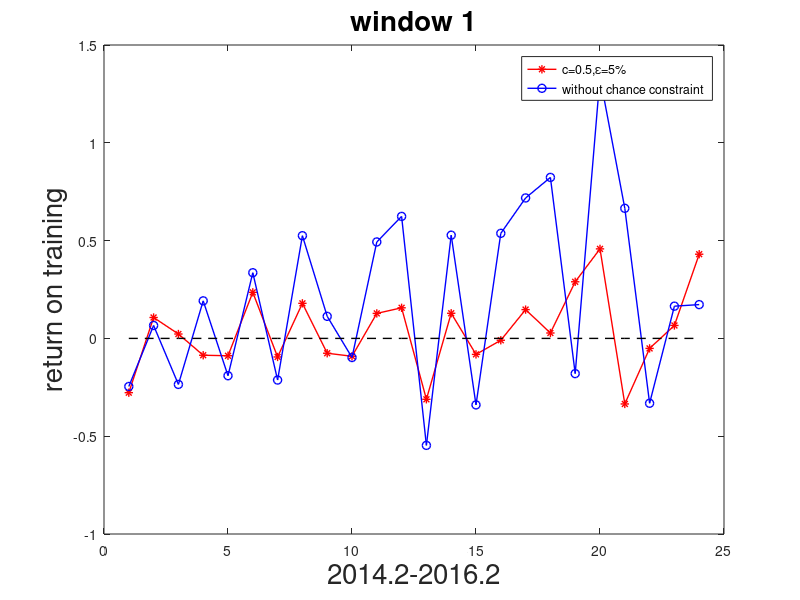
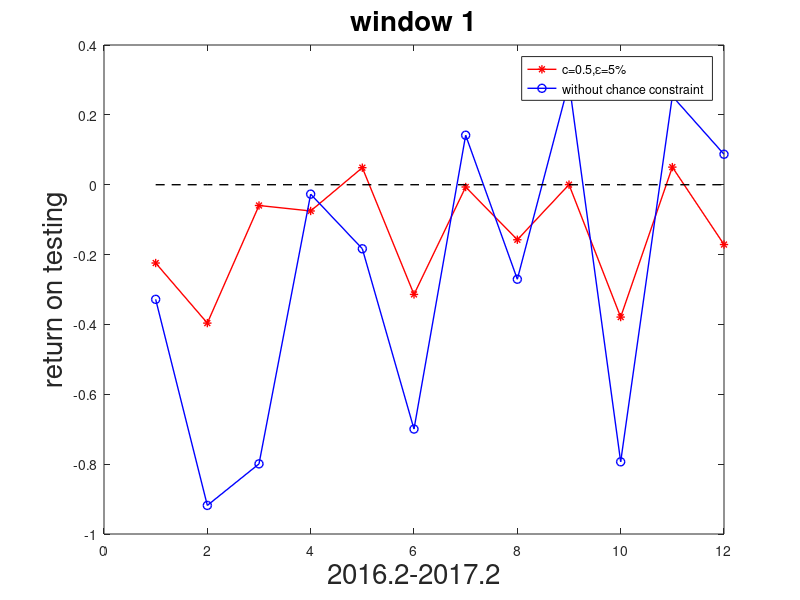
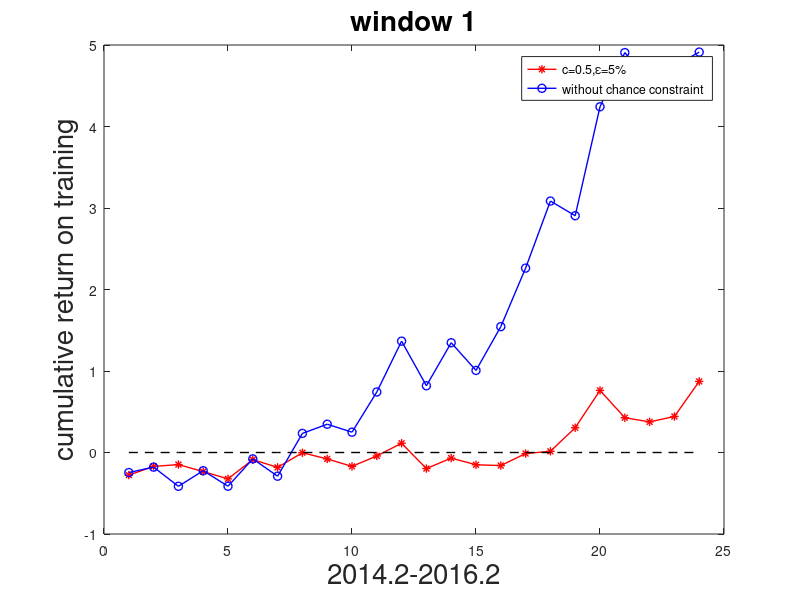
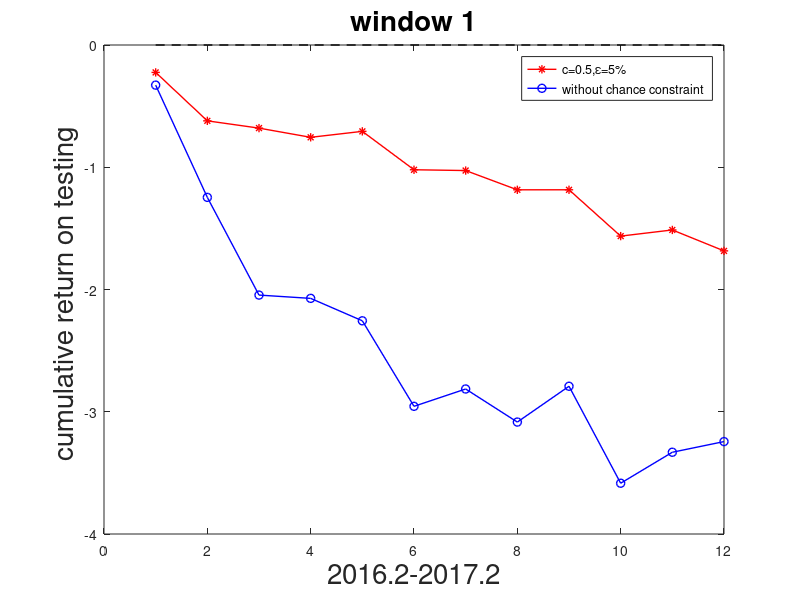

The MATLAB source for these figures, in order: (Note: this script raises an error after producing the figures.)

clear;
load a_train_risk_w1.mat
load a_test_risk_w1.mat
load c_train_risk_w1.mat
load c_test_risk_w1.mat

figure(1)
month_size = 1:24;
xy = zeros(24,1);
plot(month_size,-1*a_train_risk_w1,'-*r','LineWidth',1)
hold on 
plot(month_size,-1*c_train_risk_w1,'-ob','LineWidth',1)
hold on 
plot(month_size,xy,'--k','LineWidth',1)
legend('c=0.5,\epsilon=5%','without chance constraint')
xlabel('2014.2-2016.2','fontsize',20)
title('window 1','fontsize',20)
ylabel('return on training','fontsize',20)


figure(2)
month_size = 1:12;
xy = zeros(12,1);
plot(month_size,-1*a_test_risk_w1,'-*r','LineWidth',1)
hold on 
plot(month_size,-1*c_test_risk_w1,'-ob','LineWidth',1)
hold on 
plot(month_size,xy,'--k','LineWidth',1)
legend('c=0.5,\epsilon=5%','without chance constraint')
xlabel('2016.2-2017.2','fontsize',20)
title('window 1','fontsize',20)
ylabel('return on testing','fontsize',20)

figure(3)
month_size = 1:24;
xy = zeros(24,1);
plot(month_size,cumsum(-1*a_train_risk_w1),'-*r','LineWidth',1)
hold on 
plot(month_size,cumsum(-1*c_train_risk_w1),'-ob','LineWidth',1)
hold on 
plot(month_size,xy,'--k','LineWidth',1)
legend('c=0.5,\epsilon=5%','without chance constraint')
xlabel('2014.2-2016.2','fontsize',20)
title('window 1','fontsize',20)
ylabel('cumulative return on training','fontsize',20)

figure(4)
month_size = 1:12;
xy = zeros(12,1);
plot(month_size,cumsum(-1*a_test_risk_w1),'-*r','LineWidth',1)
hold on 
plot(month_size,cumsum(-1*c_test_risk_w1),'-ob','LineWidth',1)
hold on 
plot(month_size,xy,'--k','LineWidth',1)
legend('c=0.5,\epsilon=5%','without chance constraint')
xlabel('2016.2-2017.2','fontsize',20)
title('window 1','fontsize',20)
ylabel('cumulative return on testing ','fontsize',20)

clear;
load a_train_risk_w2.mat
load a_test_risk_w2.mat
load c_train_risk_w2.mat
load c_test_risk_w2.mat
figure(5)
month_size = 1:24;
xy = zeros(24,1);
plot(month_size,-1*a_train_risk_w2,'-*r','LineWidth',1)
hold on 
plot(month_size,-1*c_train_risk_w2,'-ob','LineWidth',1)
hold on 
plot(month_size,xy,'--k','LineWidth',1)
legend('c=0.5,\epsilon=5%','without chance constraint')
xlabel('2015.2-2017.2','fontsize',20)
title('window 2','fontsize',20)
ylabel('return on training ','fontsize',20)

figure(6)
month_size = 1:12;
xy = zeros(12,1);
plot(month_size,-1*a_test_risk_w2,'-*r','LineWidth',1)
hold on 
plot(month_size,-1*c_test_risk_w2,'-ob','LineWidth',1)
hold on 
plot(month_size,xy,'--k','LineWidth',1)
legend('c=0.5,\epsilon=5%','without chance constraint')
xlabel('2017.2-2018.2','fontsize',20)
title('window 2','fontsize',20)
ylabel('return on testing ','fontsize',20)

figure(7)
month_size = 1:24;
xy = zeros(24,1);
plot(month_size,cumsum(-1*a_train_risk_w2),'-*r','LineWidth',1)
hold on 
plot(month_size,cumsum(-1*c_train_risk_w2),'-ob','LineWidth',1)
hold on 
plot(month_size,xy,'--k','LineWidth',1)
legend('c=0.5,\epsilon=5%','without chance constraint')
xlabel('2015.2-2017.2','fontsize',20)
title('window 2','fontsize',20)
ylabel('cumulative return on training ','fontsize',20)

figure(8)
month_size = 1:12;
xy = zeros(12,1);
plot(month_size,cumsum(-1*a_test_risk_w2),'-*r','LineWidth',1)
hold on 
plot(month_size,cumsum(-1*c_test_risk_w2),'-ob','LineWidth',1)
hold on 
plot(month_size,xy,'--k','LineWidth',1)
legend('c=0.5,\epsilon=5%','without chance constraint')
xlabel('2017.2-2018.2','fontsize',20)
title('window 2','fontsize',20)
ylabel('cumulative return on testing ','fontsize',20)

clear;
load a_train_risk_w3.mat
load a_test_risk_w3.mat
load c_train_risk_w3.mat
load c_test_risk_w3.mat

figure(9)
month_size = 1:24;
xy = zeros(24,1);
plot(month_size,-1*a_train_risk_w3,'-*r','LineWidth',1)
hold on 
plot(month_size,-1*c_train_risk_w3,'-ob','LineWidth',1)
hold on 
plot(month_size,xy,'--k','LineWidth',1)
legend('c=0.5,\epsilon=5%','without chance constraint')
xlabel('2016.2-2018.2','fontsize',20)
title('window 3','fontsize',20)
ylabel('return on training ','fontsize',20)

figure(10)
month_size = 1:12;
xy = zeros(12,1);
plot(month_size,-1*a_test_risk_w3,'-*r','LineWidth',1)
hold on 
plot(month_size,-1*c_test_risk_w3,'-ob','LineWidth',1)
hold on 
plot(month_size,xy,'--k','LineWidth',1)
legend('c=0.5,\epsilon=5%','without chance constraint')
xlabel('2018.2-2019.2','fontsize',20)
title('window 3','fontsize',20)
ylabel('return on testing','fontsize',20)

figure(11)
month_size = 1:24;
xy = zeros(24,1);
plot(month_size,cumsum(-1*a_train_risk_w3),'-*r','LineWidth',1)
hold on 
plot(month_size,cumsum(-1*c_train_risk_w3),'-ob','LineWidth',1)
hold on 
plot(month_size,xy,'--k','LineWidth',1)
legend('c=0.5,\epsilon=5%','without chance constraint')
xlabel('2016.2-2018.2','fontsize',20)
title('window 3','fontsize',20)
ylabel('cumulative return on training','fontsize',20)

figure(12)
month_size = 1:12;
xy = zeros(12,1);
plot(month_size,cumsum(-1*a_test_risk_w3),'-*r','LineWidth',1)
hold on 
plot(month_size,cumsum(-1*c_test_risk_w3),'-ob','LineWidth',1)
hold on 
plot(month_size,xy,'--k','LineWidth',1)
legend('c=0.5,\epsilon=5%','without chance constraint')
xlabel('2018.2-2019.2','fontsize',20)
title('window 3','fontsize',20)
ylabel('cumulative return on testing','fontsize',20)


clear;
load a_train_risk_w4.mat
load a_test_risk_w4.mat
load c_train_risk_w4.mat
load c_test_risk_w4.mat
figure(13)
month_size = 1:24;
xy = zeros(24,1);
plot(month_size,-1*a_train_risk_w4,'-*r','LineWidth',1)
hold on 
plot(month_size,-1*c_train_risk_w4,'-ob','LineWidth',1)
hold on 
plot(month_size,xy,'--k','LineWidth',1)
legend('c=0.5,\epsilon=5%','without chance constraint')
xlabel('2017.2-2019.2','fontsize',20)
title('window 4','fontsize',20)
ylabel('return on training','fontsize',20)

figure(14)
month_size = 1:12;
xy = zeros(12,1);
plot(month_size,-1*a_test_risk_w4,'-*r','LineWidth',1)
hold on 
plot(month_size,-1*c_test_risk_w4,'-ob','LineWidth',1)
hold on 
plot(month_size,xy,'--k','LineWidth',1)
legend('c=0.5,\epsilon=5%','without chance constraint')
xlabel('2019.2-2020.2','fontsize',20)
title('window 4','fontsize',20)
ylabel('return on testing','fontsize',20)

figure(15)
month_size = 1:24;
xy = zeros(24,1);
plot(month_size,cumsum(-1*a_train_risk_w4),'-*r','LineWidth',1)
hold on 
plot(month_size,cumsum(-1*c_train_risk_w4),'-ob','LineWidth',1)
hold on 
plot(month_size,xy,'--k','LineWidth',1)
legend('c=0.5,\epsilon=5%','without chance constraint')
xlabel('2017.2-2019.2','fontsize',20)
title('window 4','fontsize',20)
ylabel('cumulative return on training ','fontsize',20)

figure(16)
month_size = 1:12;
xy = zeros(12,1);
plot(month_size,cumsum(-1*a_test_risk_w4),'-*r','LineWidth',1)
hold on 
plot(month_size,cumsum(-1*c_test_risk_w4),'-ob','LineWidth',1)
hold on 
plot(month_size,xy,'--k','LineWidth',1)
legend('c=0.5,\epsilon=5%','without chance constraint')
xlabel('2019.2-2020.2','fontsize',20)
title('window 4','fontsize',20)
ylabel('cumulative return on testing','fontsize',20)


clear;
load a_train_risk_w5.mat
load a_test_risk_w5.mat
load c_train_risk_w5.mat
load c_test_risk_w5.mat
figure(17)
month_size = 1:24;
xy = zeros(24,1);
plot(month_size,-1*a_train_risk_w5,'-*r','LineWidth',1)
hold on 
plot(month_size,-1*c_train_risk_w5,'-ob','LineWidth',1)
hold on 
plot(month_size,xy,'--k','LineWidth',1)
legend('c=0.5,\epsilon=5%','without chance constraint')
xlabel('2018.2-2020.2','fontsize',20)
title('window 5','fontsize',20)
ylabel('return on training','fontsize',20)

figure(18)
month_size = 1:12;
xy = zeros(12,1);
plot(month_size,-1*a_test_risk_w5,'-*r','LineWidth',1)
hold on 
plot(month_size,-1*c_test_risk_w5,'-ob','LineWidth',1)
hold on 
plot(month_size,xy,'--k','LineWidth',1)
legend('c=0.5,\epsilon=5%','without chance constraint')
xlabel('2020.2-2021.2','fontsize',20)
title('window 5','fontsize',20)
ylabel('return on testing','fontsize',20)

figure(19)
month_size = 1:24;
xy = zeros(24,1);
plot(month_size,cumsum(-1*a_train_risk_w5),'-*r','LineWidth',1)
hold on 
plot(month_size,cumsum(-1*c_train_risk_w5),'-ob','LineWidth',1)
hold on 
plot(month_size,xy,'--k','LineWidth',1)
legend('c=0.5,\epsilon=5%','without chance constraint')
xlabel('2018.2-2020.2','fontsize',20)
title('window 5','fontsize',20)
ylabel('cumulative return on training','fontsize',20)

figure(20)
month_size = 1:12;
xy = zeros(12,1);
plot(month_size,cumsum(-1*a_test_risk_w5),'-*r','LineWidth',1)
hold on 
plot(month_size,cumsum(-1*c_test_risk_w5),'-ob','LineWidth',1)
hold on 
plot(month_size,xy,'--k','LineWidth',1)
legend('c=0.5,\epsilon=5%','without chance constraint')
xlabel('2020.2-2021.2','fontsize',20)
title('window 5','fontsize',20)
ylabel('cumulative return on testing','fontsize',20)

clear;
load a_train_risk_w6.mat
load a_test_risk_w6.mat
load c_train_risk_w6.mat
load c_test_risk_w6.mat
figure(21)
month_size = 1:24;
xy = zeros(24,1);
plot(month_size,-1*a_train_risk_w6,'-*r','LineWidth',1)
hold on 
plot(month_size,-1*c_train_risk_w6,'-ob','LineWidth',1)
hold on 
plot(month_size,xy,'--k','LineWidth',1)
legend('c=0.5,\epsilon=5%','without chance constraint')
xlabel('2019.2-2021.2','fontsize',20)
title('window 6','fontsize',20)
ylabel('return on training','fontsize',20)

figure(22)
month_size = 1:12;
xy = zeros(12,1);
plot(month_size,-1*a_test_risk_w6,'-*r','LineWidth',1)
hold on 
plot(month_size,-1*c_test_risk_w6,'-ob','LineWidth',1)
hold on 
plot(month_size,xy,'--k','LineWidth',1)
legend('c=0.5,\epsilon=5%','without chance constraint')
xlabel('2021.2-2022.2','fontsize',20)
title('window 6','fontsize',20)
ylabel('return on testing','fontsize',20)

figure(23)
month_size = 1:24;
xy = zeros(24,1);
plot(month_size,cumsum(-1*a_train_risk_w6),'-*r','LineWidth',1)
hold on 
plot(month_size,cumsum(-1*c_train_risk_w6),'-ob','LineWidth',1)
hold on 
plot(month_size,xy,'--k','LineWidth',1)
legend('c=0.5,\epsilon=5%','without chance constraint')
xlabel('2019.2-2021.2','fontsize',20)
title('window 6','fontsize',20)
ylabel('cumulative return on training','fontsize',20)

figure(24)
month_size = 1:12;
xy = zeros(12,1);
plot(month_size,cumsum(-1*a_test_risk_w6),'-*r','LineWidth',1)
hold on 
plot(month_size,cumsum(-1*c_test_risk_w6),'-ob','LineWidth',1)
hold on 
plot(month_size,xy,'--k','LineWidth',1)
legend('c=0.5,\epsilon=5%','without chance constraint')
xlabel('2021.2-2022.2','fontsize',20)
title('window 6','fontsize',20)
ylabel('cumulative return on testing','fontsize',20)


